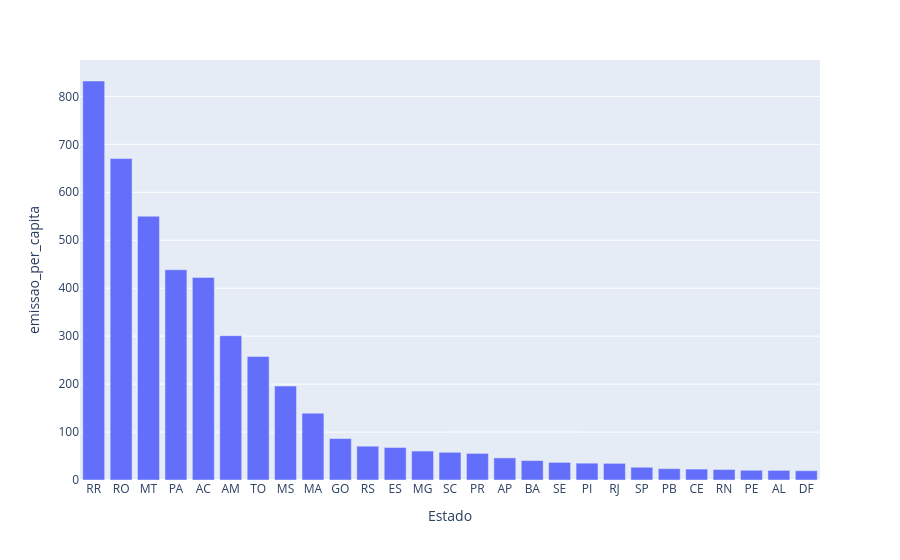

This figure's notebook cell:
### Code cell
px.bar(data_frame= dados_agrupados, x= 'Estado', y= 'emissao_per_capita')

### Figure 1 — Plotly figure (JSON) as saved in the notebook; plotly's stock layout.template omitted (floating-point values rounded to 4 significant figures)
{"data": [{"hovertemplate": "Estado=%{x}<br>emissao_per_capita=%{y}<extra></extra>", "legendgroup": "", "marker": {"color": "#636efa", "pattern": {"shape": ""}}, "name": "", "orientation": "v", "showlegend": false, "textposition": "auto", "type": "bar", "x": ["RR", "RO", "MT", "PA", "AC", "AM", "TO", "MS", "MA", "GO", "RS", "ES", "MG", "SC", "PR", "AP", "BA", "SE", "PI", "RJ", "SP", "PB", "CE", "RN", "PE", "AL", "DF"], "xaxis": "x", "y": [832.1, 670.3, 550.1, 438.4, 422.5, 301.0, 257.7, 195.9, 139.3, 86.44, 70.48, 67.86, 60.32, 57.77, 55.49, 46.09, 40.47, 36.71, 35.07, 34.71, 26.58, 23.65, 22.77, 21.86, 20.29, 20.03, 19.39], "yaxis": "y"}], "layout": {"barmode": "relative", "legend": {"tracegroupgap": 0}, "margin": {"t": 60}, "xaxis": {"anchor": "y", "domain": [0, 1], "title": {"text": "Estado"}}, "yaxis": {"anchor": "x", "domain": [0, 1], "title": {"text": "emissao_per_capita"}}}}
